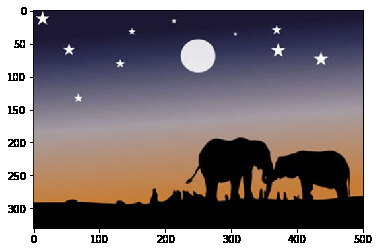
#> input picture ML/KMeans Clustering/Project -Image Segmentation Using K Means/Elephant.png, 379 x 252 px
$ jupyter execute 'Dominant Color Extraction for Image Segmentation.ipynb'
#> lines starting #> are read from the running program, lines starting #| are printed output that depends on the picture
## Dominant Color Extraction for Image Segmentation
* Image Segmentation
* Segmentation partitions an image into regions having similar visual appearance corresponding to parts of objects
* We will try to extract the most dominant 'K' Colors using K-Means
* We can apply K-Means with each pixel will reassigned to the closest of the K Colors, leading to segmentation

[cell 1]
#pip install opencv-python

[cell 2]
import cv2
import numpy as np
import matplotlib.pyplot as plt

[cell 3]
im=cv2.imread('Elephant.png') #reads image in BGR format
#> im is the input picture: shape (252, 379, 3); mean B, G, R 122.5, 119.4, 129
print(im.shape)
#| (252, 379, 3)
original_shape=im.shape
#> original_shape = (252, 379, 3)

[cell 4]
plt.imshow(im) #displays image in RGB format
plt.show()

[cell 5]
im=cv2.imread('Elephant.png') #reads image in BGR format
im=cv2.cvtColor(im,cv2.COLOR_BGR2RGB)

[cell 6]
plt.imshow(im)  #Image in real colors
plt.show()

[cell 7]
#Flatten Each Channel of the Image
all_pixels=im.reshape((252*379,3))
print(all_pixels.shape)
#| (95508, 3)

[cell 8]
from sklearn.cluster import KMeans

[cell 9]
dominant_colors= 10  #Giving the value of K

km=KMeans(n_clusters=dominant_colors)
km.fit(all_pixels)

[cell 10]
km.cluster_centers_

# These 4 cluster centers are in RGB values of floating integer
# We want RGB values in integer! So we convert them

[cell 11]
centers=km.cluster_centers_

[cell 12]
centers=np.array(km.cluster_centers_,dtype='uint8')

[cell 13]
print(centers)

### Plot what all colors are these?

[cell 14]
i=1

plt.figure(0,figsize=(15,5))

colors=[]

for each_col in centers: #Each color
    plt.subplot(1,10,i)
    plt.axis("off")
    i+=1

    colors.append(each_col)

    #Color Swatch
    a=np.zeros((100,100,3),dtype='uint8')
    a[:,:,:]=each_col
    plt.imshow(a)

plt.show()
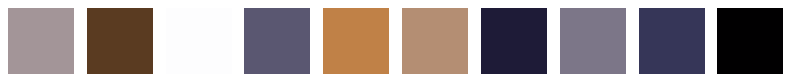
#> figure drawn by matplotlib, 10 panels

## Segmenting Our Original Image

[cell 15]
new_img=np.zeros((252*379,3),dtype='uint8')
print(new_img.shape)

[cell 16]
colors

[cell 17]
km.labels_   #Given labels 0,1,2,3 by K Means

[cell 18]
for i in range(new_img.shape[0]):
    new_img[i]=colors[km.labels_[i]]

new_img=new_img.reshape((original_shape))

plt.imshow(new_img)
plt.title('Segmented Image')
plt.show()
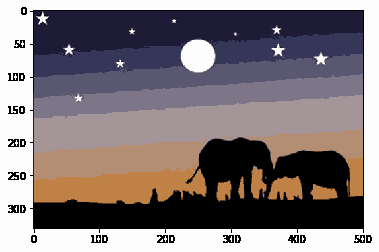
#> shown: shape (252, 379, 3); mean R, G, B 128.5, 118.7, 122.1
